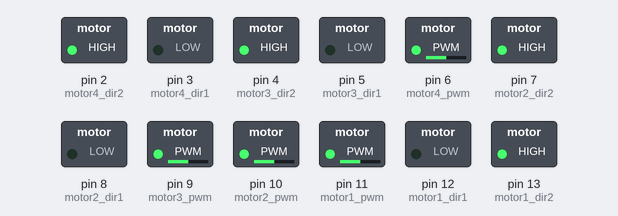
Bench run of a sketch on a simulated Arduino Uno, built with avr-gcc and run on an emulated ATmega328P. Shown: switched loads named in the sketch (green lamp = pin HIGH).

Above: at 0.05 s.
At 0.75 s:
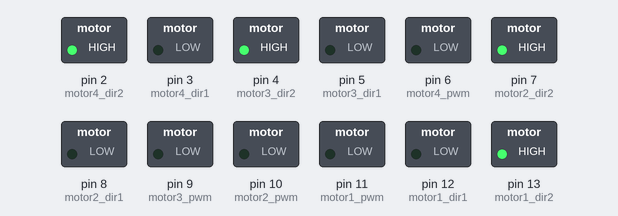
At 1.5 s:
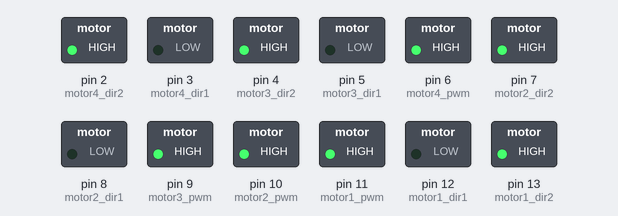
Timing chart, 0 to 3.5 s (numbered marks = the images above):
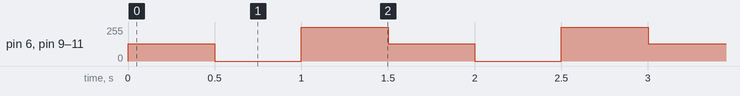

The sketch:

Motor_Control_Shield.ino
```cpp
int motor1_dir1 = 12;
int motor1_dir2 = 13;
int motor1_pwm  = 11;

int motor2_dir1 = 8;
int motor2_dir2 = 7;
int motor2_pwm  = 10;

int motor3_dir1 = 5;
int motor3_dir2 = 4;
int motor3_pwm  = 9;

int motor4_dir1 = 3;
int motor4_dir2 = 2;
int motor4_pwm  = 6;


void setup()
{
    pinMode(motor1_dir1,OUTPUT);
    pinMode(motor1_dir2,OUTPUT);
    pinMode(motor1_pwm,OUTPUT);

    pinMode(motor2_dir1,OUTPUT);
    pinMode(motor2_dir2,OUTPUT);
    pinMode(motor2_pwm,OUTPUT);

    pinMode(motor3_dir1,OUTPUT);
    pinMode(motor3_dir2,OUTPUT);
    pinMode(motor3_pwm,OUTPUT);

    pinMode(motor4_dir1,OUTPUT);
    pinMode(motor4_dir2,OUTPUT);
    pinMode(motor4_pwm,OUTPUT);

    digitalWrite(motor1_dir1,0);
    digitalWrite(motor1_dir2,1);
    digitalWrite(motor1_pwm,1);

    digitalWrite(motor2_dir1,0);
    digitalWrite(motor2_dir2,1);
    digitalWrite(motor2_pwm,1);

    digitalWrite(motor3_dir1,0);
    digitalWrite(motor3_dir2,1);
    digitalWrite(motor3_pwm,1);

    digitalWrite(motor4_dir1,0);
    digitalWrite(motor4_dir2,1);
    digitalWrite(motor4_pwm,1);
}
void loop()
{
    analogWrite(motor1_pwm, 128);
    analogWrite(motor2_pwm, 128);
    analogWrite(motor3_pwm, 128);
    analogWrite(motor4_pwm, 128);
    delay(500);
    analogWrite(motor1_pwm, 0);
    analogWrite(motor2_pwm, 0);
    analogWrite(motor3_pwm, 0);
    analogWrite(motor4_pwm, 0);
    delay(500);
    analogWrite(motor1_pwm, 255);
    analogWrite(motor2_pwm, 255);
    analogWrite(motor3_pwm, 255);
    analogWrite(motor4_pwm, 255);
    delay(500);
}
```

Measured:
- by itself, pin 6 (motor4_pwm), pin 9 (motor3_pwm), pin 10 (motor2_pwm), pin 11 (motor1_pwm): repeats every 1.5 s: 0/255 0.50 s, 255/255 0.50 s, 128/255 0.50 s
